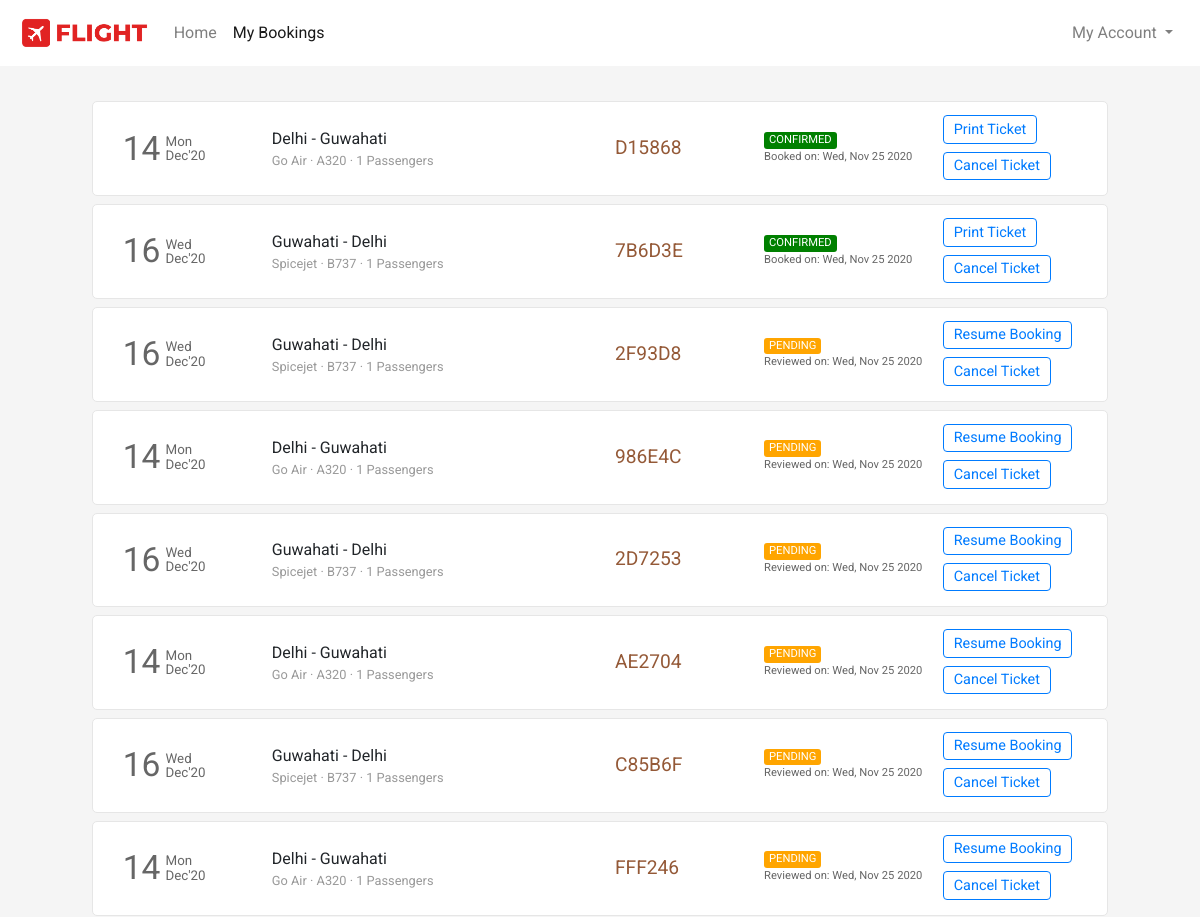
The app's page /flight/bookings (signed in, upper part), older data.
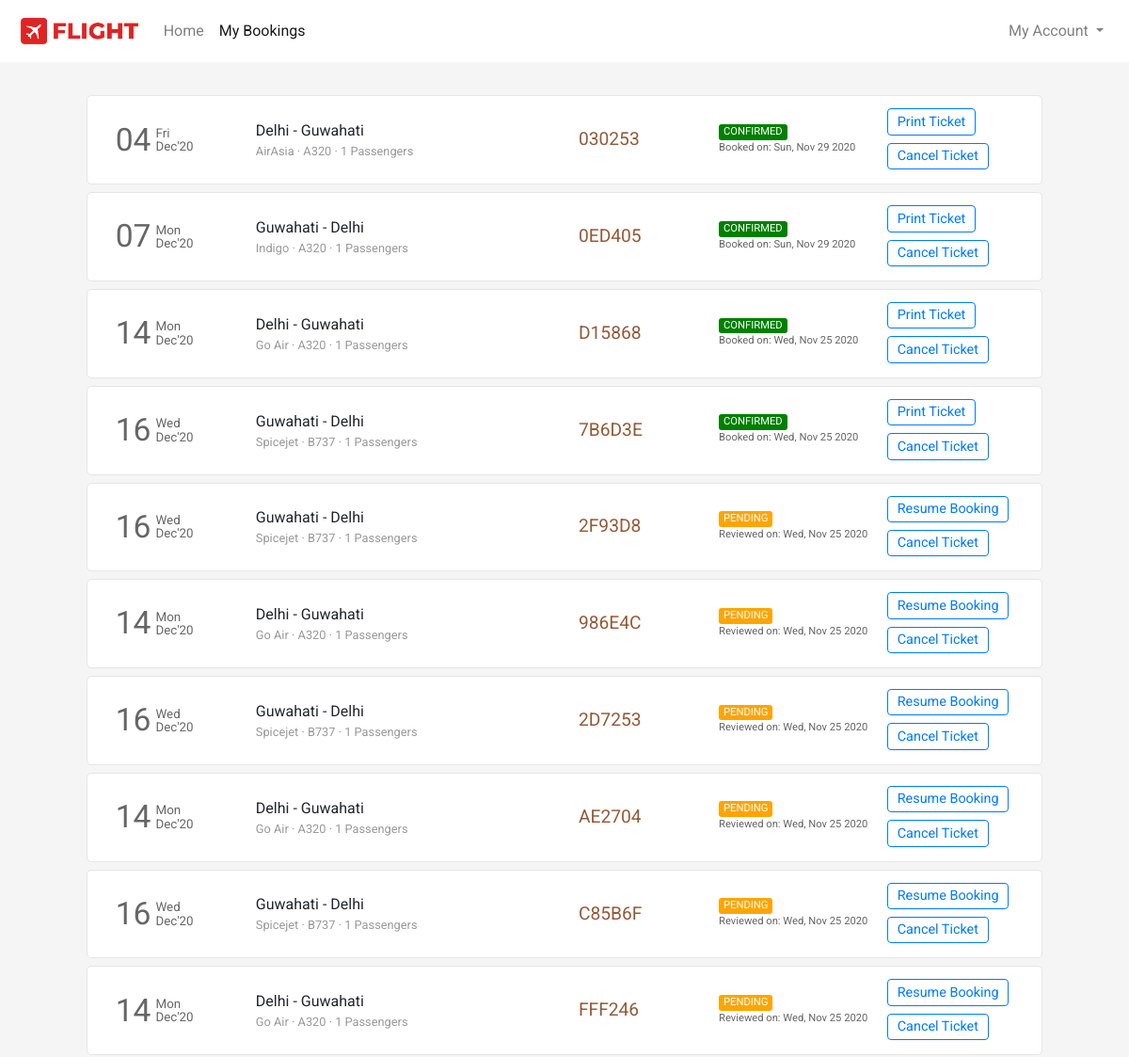
The same page, newer data.
### flight/models.py (models this page shows, shortened)
class Ticket(models.Model):
    user = models.ForeignKey(User,on_delete=models.CASCADE,related_name="bookings", blank=True, null=True)
    ref_no = models.CharField(max_length=6, unique=True)
    passengers = models.ManyToManyField(Passenger, related_name="flight_tickets")
    flight = models.ForeignKey(Flight, on_delete=models.CASCADE, related_name="tickets", blank=True, null=True)
    flight_ddate = models.DateField(blank=True, null=True)
    flight_adate = models.DateField(blank=True, null=True)
    flight_fare = models.FloatField(blank=True,null=True)
    other_charges = models.FloatField(blank=True,null=True)
    coupon_used = models.CharField(max_length=15,blank=True)
    coupon_discount = models.FloatField(default=0.0)
    total_fare = models.FloatField(blank=True, null=True)
    seat_class = models.CharField(max_length=20, choices=SEAT_CLASS)
    booking_date = models.DateTimeField(default=datetime.now)
    mobile = models.CharField(max_length=20,blank=True)
    email = models.EmailField(max_length=45, blank=True)
    status = models.CharField(max_length=45, choices=TICKET_STATUS)

class Flight(models.Model):
    origin = models.ForeignKey(Place, on_delete=models.CASCADE, related_name="departures")
    destination = models.ForeignKey(Place, on_delete=models.CASCADE, related_name="arrivals")
    depart_time = models.TimeField(auto_now=False, auto_now_add=False)
    depart_day = models.ManyToManyField(Week, related_name="flights_of_the_day")
    duration = models.DurationField(null=True)
    arrival_time = models.TimeField(auto_now=False, auto_now_add=False)
    plane = models.CharField(max_length=24)
    airline = models.CharField(max_length=64)
    economy_fare = models.FloatField(null=True)
    business_fare = models.FloatField(null=True)
    first_fare = models.FloatField(null=True)

class Place(models.Model):
    city = models.CharField(max_length=64)
    airport = models.CharField(max_length=64)
    code = models.CharField(max_length=3)
    country = models.CharField(max_length=64)

### flight/views.py (the view)
# urls.py: path('flight/bookings', views.bookings, name="bookings"),
def bookings(request):
    if request.user.is_authenticated:
        tickets = Ticket.objects.filter(user=request.user).order_by('-booking_date')
        return render(request, 'flight/bookings.html', {
            'page': 'bookings',
            'tickets': tickets
        })
    else:
        return HttpResponseRedirect(reverse('login'))

### flight/templates/flight/bookings.html (shortened to what the changed rows need)
{% extends 'flight/layout.html' %}
{% load static %}
{% block head %}
    <link rel="stylesheet" href="{% static 'css/bookings_style.css' %}">
{% endblock head %}
{% block body %}
    <section class="section section1">
        <div class="container">
            {% for ticket in tickets %}
                <div class="row each-booking-div" id="{{ticket.ref_no}}">
                    <div class="col-2" style="display: flex;">
                        <div style="display: flex; color: #666666; margin-top: auto;">
                            <div>
                                <span style="font-size: 2.1em;">{{ticket.flight_ddate | date:"d"}}</span>
                            </div>
                            <div style="font-size: smaller; display: flex; margin: auto 0; padding-left: 5px; line-height: 1em;">
                                <div style="margin: auto;">
                                    <div style="margin-bottom: 1px;">{{ticket.flight_ddate | date:"D"}}</div>
                                    <div style="margin-top: 1px;">{{ticket.flight_ddate | date:"M'y"}}</div>
                                </div>
                            </div>
                        </div>
                    </div>
                    <div class="col-4 middle-div">
                        <div style="width:100%">
                            <div class="row places-div" style=" display: flex;">
                                <div style="max-width: 45%;">{{ticket.flight.origin.city}}</div>
                                <div>&nbsp;-&nbsp;</div>
                                <div style="max-width: 45%;">{{ticket.flight.destination.city}}</div>
                            </div>
                            <div class="row places-div" style="font-size: .8em; color: #999999; ">
                                <div style="max-width: 100%;">{{ticket.flight.airline}} &middot; {{ticket.flight.plane}} &middot; {{ticket.passengers.count}} Passengers</div>
                            </div>
                        </div>
                    </div>
                    <div class="col-2 middle-div">
                        <div style="font-size: 1.2em; color: #945937;">{{ticket.ref_no}}</div>
                    </div>
                    <div class="col-2 middle-div">
                        <div>
                            <div class="row status-div">
                                {% if ticket.status == 'CONFIRMED' %}
                                    <div class="green">{{ticket.status}}</div>
                                {% endif %}
                                {% if ticket.status == 'PENDING' %}
                                    <div class="orange">{{ticket.status}}</div>
                                {% endif %}
                            </div>
                            <div class="row booking-date-div" style="font-size: .7em; color: #666;">
                                {% if ticket.status == 'CONFIRMED' %}
                                    Booked on: {{ticket.booking_date | date:"D, M d Y"}}
                                {% endif %}
                                {% if ticket.status == 'PENDING' %}
                                    Reviewed on: {{ticket.booking_date | date:"D, M d Y"}}
                                {% endif %}
                            </div>
                        </div>
                    </div>
                    <div class="col-2 last-div">
                        <div>
                            <div class="ticket-action-div">
                                {% if ticket.status == 'CONFIRMED' %}
                                    <form action="{% url 'getticket' %}" method="get" target="_blank">
                                        <button type="submit" class="btn btn-outline-primary btnp">Print Ticket</button>
                                    </form>
                                    <button class="btn btn-outline-primary btnp"  data-ref="{{ticket.ref_no}}" onclick="popup(this)">Cancel Ticket</button>
                                {% endif %}
                                {% if ticket.status == 'PENDING' %}
                                    <form action="{% url 'resumebooking' %}" method="POST">
                                        <button type="submit" class="btn btn-outline-primary btnp">Resume Booking</button>
                                    </form>
                                    <button type="button" class="btn btn-outline-primary btnp" data-ref="{{ticket.ref_no}}" onclick="popup(this)">Cancel Ticket</button>
                                {% endif %}
                            </div>
                        </div>
                    </div>
                </div>
            {% endfor %}
        </div>
    </section>
{% endblock %}

Row changes from the older to the newer data that the page shows:
added Ticket: flight_ddate "04", flight_ddate "Fri", flight_ddate "Dec'20", flight.origin.city "Delhi", flight.destination.city "Guwahati", flight.airline "AirAsia", flight.plane "A320", passengers.count "1", ref_no "030253", status "CONFIRMED", booking_date "Sun, Nov 29 2020"
added Ticket: flight_ddate "07", flight_ddate "Mon", flight_ddate "Dec'20", flight.origin.city "Guwahati", flight.destination.city "Delhi", flight.airline "Indigo", flight.plane "A320", passengers.count "1", ref_no "0ED405", status "CONFIRMED", booking_date "Sun, Nov 29 2020"
